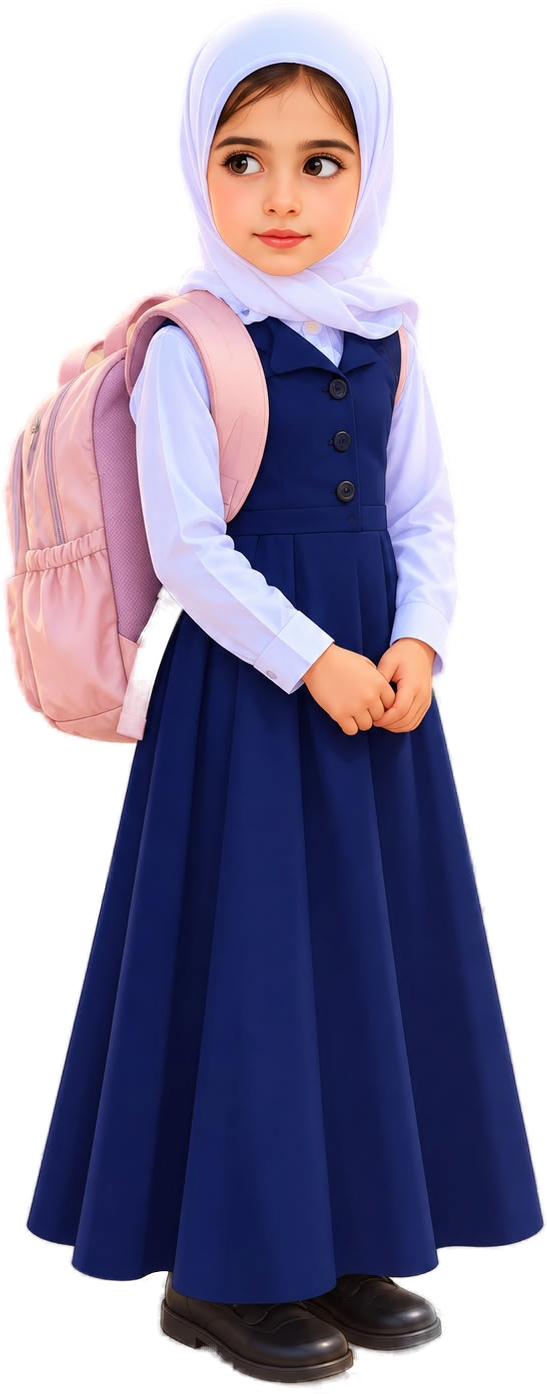
#> input picture smart-antibiotic-adventure/source-art/aleen-cutout-full.png, 547 x 1394 px
$ python build_aleen_rig.py
#> lines starting #> are read from the running program, lines starting #| are printed output that depends on the picture; after the words box and inside, x2 and y2 are one past the last pixel; in counts of white or black regions, pixels touching at a corner belong together
"""Split Aleen's approved cut-out into animation layers WITHOUT altering her look.

Input : source-art/aleen-cutout-full.png  (background-removed supplied image)
Output: src/assets/aleen-rig/{skirt,torso,hands,head}.webp  (same canvas size)

- head : head + hijab with a soft elliptical mask (tilts, nods)
- torso: upper body above the waist seam + both sleeves + the backpack
         (leans, breathes, shifts posture, shrugs); the head core is removed
- hands: the clasped hands + cuffs, feathered into the sleeves (gestures)
- skirt: everything below the waist seam; wherever the torso or hands cover the
         dress, it is rebuilt from the same pleats lower on the skirt (shading
         matched), so movement never reveals a hole.
Layered back together at rest, the four layers reproduce the original image.
"""
import os
import numpy as np, cv2
from PIL import Image

ROOT = os.path.dirname(os.path.dirname(os.path.abspath(__file__)))
src = np.array(Image.open(os.path.join(ROOT, 'source-art/aleen-cutout-full.png')).convert('RGBA'))
#> src is the input picture: shape (1394, 547, 4); mean R, G, B, A 118.2, 106.9, 137.1, 159.7
H, W = src.shape[:2]
yy, xx = np.mgrid[0:H, 0:W].astype(np.float32)
out = os.path.join(ROOT, 'src/assets/aleen-rig')
os.makedirs(out, exist_ok=True)
r, g, b, a = [src[..., i].astype(np.float32) for i in range(4)]
lum = (r + g + b) / 3
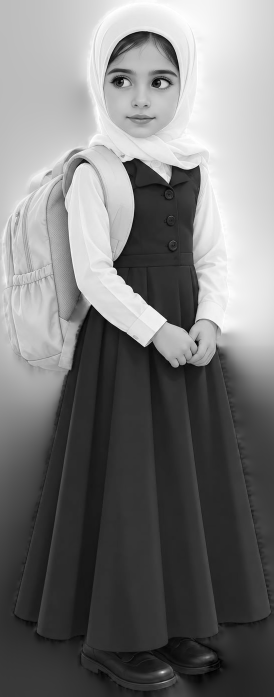
#> lum: shape (1394, 547) float32 (shown at 1/2 size); min 0, max 255, mean 120.7
SEAM = 515.0  # the bodice / skirt seam

# ---------- head (ellipse in source pixels) ----------
CX, CY, RX, RY = 286.0, 146.0, 111.0, 139.0
d = np.sqrt(((xx - CX) / RX) ** 2 + ((yy - CY) / RY) ** 2)
head_a = np.clip((1.10 - d) / (1.10 - 0.96), 0, 1)
body_cut = np.clip((d - 0.86) / 0.02, 0, 1)

# ---------- hands + cuffs ----------
skin = (r > 170) & (r - b > 45) & (g > 110) & (a > 0)
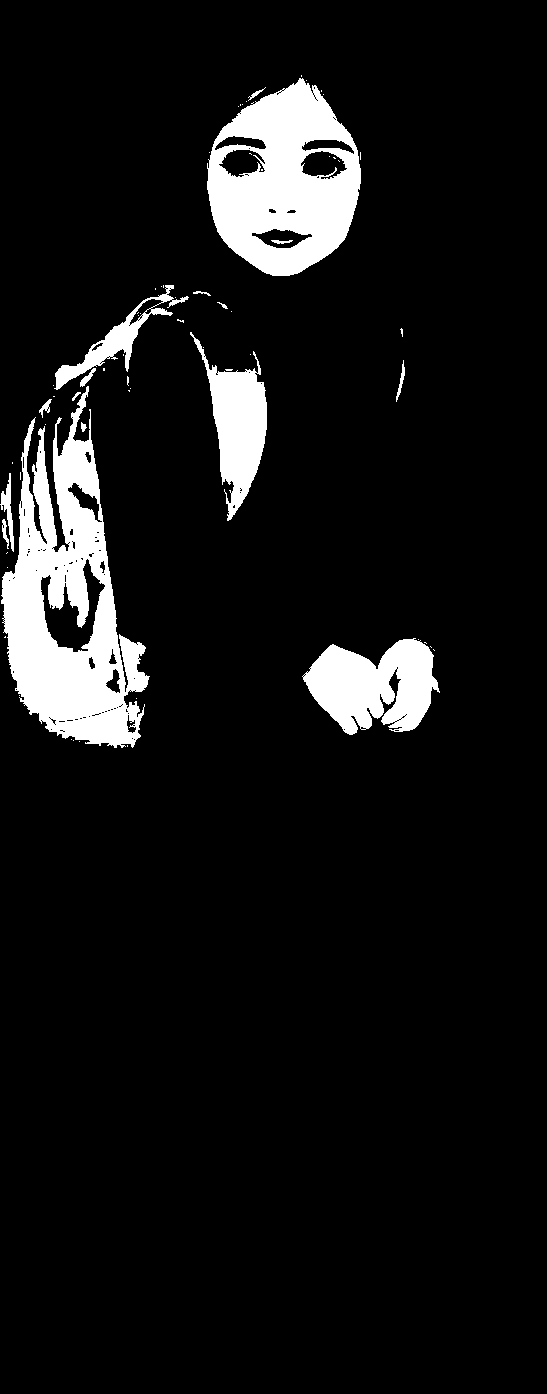
#> skin: shape (1394, 547) bool; 8.2% white; 67 white regions (51 under 20 px), largest, box (x1, y1, x2, y2) and area: (1, 386, 150, 748) 25543, (207, 78, 361, 276) 19101, (302, 638, 440, 735) 8591
sleeve = (lum > 175) & (b >= r - 15) & (a > 0)
#> sleeve: shape (1394, 547) bool; 11.1% white; 52 white regions (45 under 20 px), largest, box (x1, y1, x2, y2) and area: (175, 0, 465, 683) 55141, (129, 326, 334, 694) 29108, (322, 161, 332, 174) 93
box = (xx > 250) & (xx < 458) & (yy > 600) & (yy < 760)
hands = (skin & box & (yy > 630)) | (sleeve & box & (yy > 600))
#> hands: shape (1394, 547) bool; 2.1% white; 3 white regions (2 under 20 px), largest, box (x1, y1, x2, y2) and area: (251, 601, 458, 735) 16361
hands = cv2.morphologyEx(hands.astype(np.uint8), cv2.MORPH_CLOSE, np.ones((5, 5), np.uint8))
#> hands: shape (1394, 547); values 0 (black) and 1 (white), 2.2% white; 1 white region, box (x1, y1, x2, y2) and area: (251, 601, 458, 735) 16882
hands = cv2.dilate(hands, np.ones((3, 3), np.uint8))
#> hands: shape (1394, 547); values 0 (black) and 1 (white), 2.3% white; 1 white region, box (x1, y1, x2, y2) and area: (250, 600, 459, 736) 17870
n, lab, stats, _ = cv2.connectedComponentsWithStats(hands)
#> n = 2; stats = [[0, 0, 547, 1394, 744648], [250, 600, 209, 136, 17870]]
keep = np.zeros_like(hands)
for i in np.argsort(-stats[1:, cv2.CC_STAT_AREA])[:3] + 1:
    if stats[i, cv2.CC_STAT_AREA] > 300:
        keep[lab == i] = 1
#> this loop made 1 pass
hands_a = cv2.GaussianBlur(keep.astype(np.float32), (5, 5), 0) * np.clip((yy - 600) / 45, 0, 1)
# the soft edge must not carry dark dress pixels along when the hands move
hands_a *= np.clip((lum - 70) / 60, 0, 1)
#> hands_a: shape (1394, 547) float32; min 0, max 1, mean 0.0191
hands_hole = ((cv2.dilate(keep, np.ones((5, 5), np.uint8)) > 0) | (skin & box)) & (yy > 648)
#> hands_hole: shape (1394, 547) bool; 1.7% white; 1 white region, box (x1, y1, x2, y2) and area: (248, 649, 454, 738) 12612

# ---------- what belongs to the upper body below the seam: sleeves, backpack ----------
navy = (lum < 95) & (b > r + 15)
#> navy: shape (1394, 547) bool; 47.1% white; 13 white regions (9 under 20 px), largest, box (x1, y1, x2, y2) and area: (0, 611, 547, 1394) 320060, (226, 316, 401, 663) 39116, (282, 1350, 306, 1356) 89, (158, 320, 180, 330) 78
upper_below = (a > 200) & ~navy & (yy > SEAM - 10) & (yy < 800)
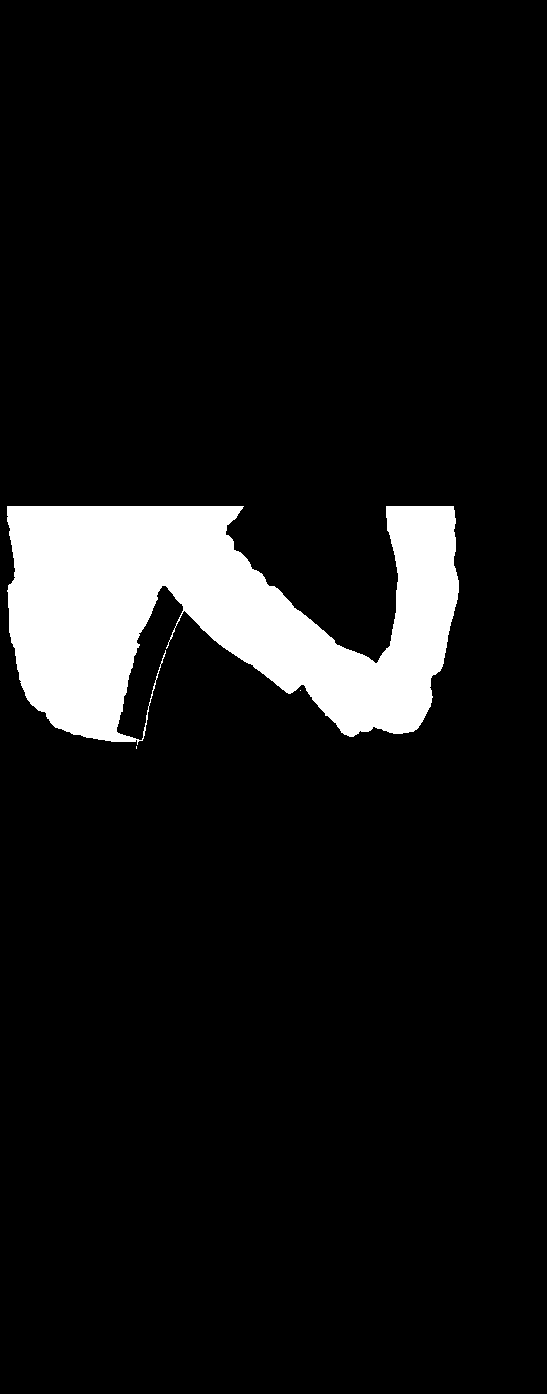
#> upper_below: shape (1394, 547) bool; 8.4% white; 3 white regions (2 under 20 px), largest, box (x1, y1, x2, y2) and area: (7, 506, 459, 745) 63845
upper_below = cv2.morphologyEx(upper_below.astype(np.uint8), cv2.MORPH_OPEN, np.ones((3, 3), np.uint8))
#> upper_below: shape (1394, 547); values 0 (black) and 1 (white), 8.3% white; 1 white region, box (x1, y1, x2, y2) and area: (7, 506, 459, 742) 63636
n, lab, stats, _ = cv2.connectedComponentsWithStats(upper_below)
#> stats = [[0, 0, 547, 1394, 698882], [7, 506, 452, 236, 63636]]
ub = np.zeros_like(upper_below)
for i in range(1, n):
    if stats[i, cv2.CC_STAT_AREA] > 400:
        ub[lab == i] = 1
ub = cv2.dilate(ub, np.ones((5, 5), np.uint8)).astype(bool) & (a > 0)
#> ub: shape (1394, 547) bool; 8.9% white; 1 white region, box (x1, y1, x2, y2) and area: (5, 504, 461, 744) 67936

# torso alpha: everything above the seam (soft band), plus sleeves/backpack below it
above = np.clip((SEAM + 12 - yy) / 24, 0, 1)
ub_soft = cv2.GaussianBlur(ub.astype(np.float32), (5, 5), 0)
torso_a = np.maximum(above, ub_soft * (yy < 800)) * body_cut
# below the seam the torso carries only sleeves/backpack — never dress pixels
torso_a = np.where(yy > SEAM + 12, torso_a * np.clip((lum - 70) / 60, 0, 1), torso_a)
torso_a = np.where(yy > 648, torso_a * (1 - hands_a), torso_a)   # the hands layer takes over below the cuffs

# ---------- skirt: below the seam, with the covered dress filled in ----------
# dress outline behind the backpack / sleeves (straight flare from the seam)
left = 178 - 0.17 * (yy - SEAM)
right = 395 + 0.4 * (yy - SEAM)
inside = (xx > left) & (xx < right) & (yy > SEAM - 30)
# the hands' contact shadow goes too (CSS gives the moving hands their own soft shadow)
hands_rim = (cv2.dilate(hands_hole.astype(np.uint8), np.ones((13, 13), np.uint8)) > 0) & (lum < 120)
#> hands_rim: shape (1394, 547) bool; 0.53% white; 12 white regions (8 under 20 px), largest, box (x1, y1, x2, y2) and area: (242, 660, 449, 744) 3186, (333, 643, 390, 669) 596, (380, 668, 401, 715) 202, (424, 643, 437, 662) 38
hole = ((ub | hands_hole | hands_rim) & inside & (yy > SEAM - 4)).astype(np.uint8)
#> hole: shape (1394, 547); values 0 (black) and 1 (white), 4.3% white; 1 white region, box (x1, y1, x2, y2) and area: (166, 512, 452, 744) 32759
hole = (cv2.dilate(hole, np.ones((5, 5), np.uint8)) > 0) & inside
#> hole: shape (1394, 547) bool; 4.6% white; 1 white region, box (x1, y1, x2, y2) and area: (165, 510, 454, 746) 34928
hole8 = hole.astype(np.uint8) * 255
# The pleated dress continues straight down, so the hidden part is rebuilt from the
# same pleats lower on the skirt (shifted up), then matched to the local shading.
SHIFT = 230
rgbf = src[..., :3].astype(np.float32)
below = np.zeros_like(rgbf)
below[:-SHIFT] = rgbf[SHIFT:]
ring = (cv2.dilate(hole8, np.ones((25, 25), np.uint8)) > 0) & ~hole & navy & (a > 200)
#> ring: shape (1394, 547) bool; 1.4% white; 2 white regions, box (x1, y1, x2, y2) and area: (231, 498, 394, 644) 5315, (174, 616, 445, 758) 5003
ring_below = np.zeros_like(ring)
ring_below[:-SHIFT] = (navy & (a > 200))[SHIFT:]
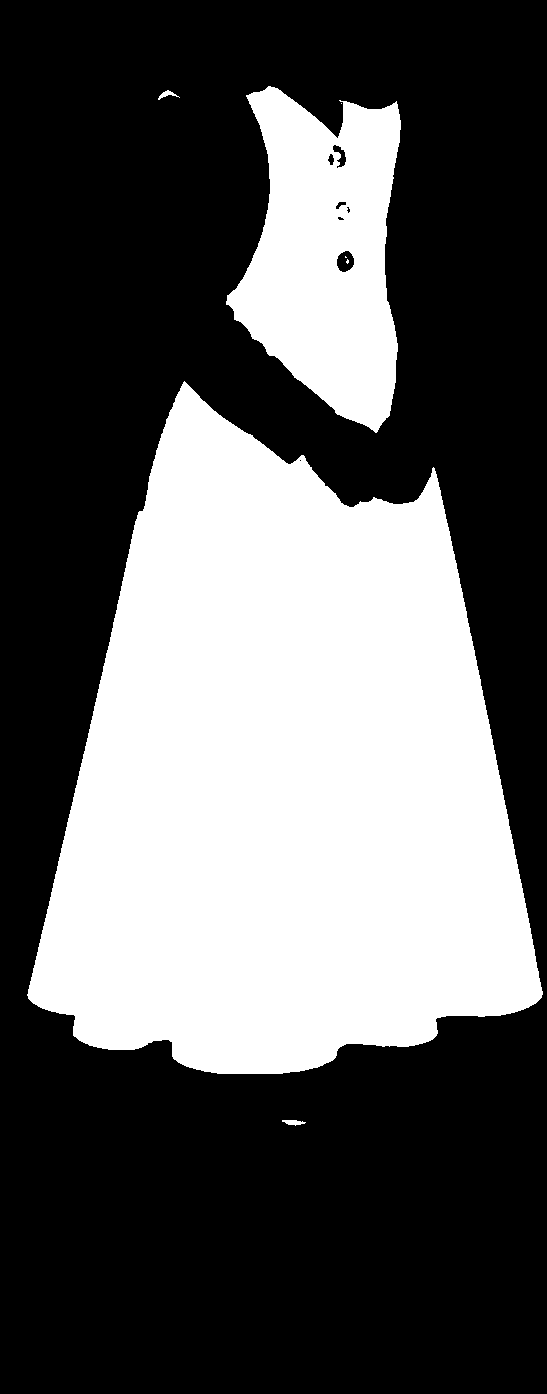
#> ring_below: shape (1394, 547) bool; 36.6% white; 7 white regions (3 under 20 px), largest, box (x1, y1, x2, y2) and area: (27, 381, 543, 1074) 239661, (226, 86, 401, 433) 39116, (282, 1120, 306, 1126) 89, (158, 90, 180, 100) 78
use = ring & ring_below
#> use: shape (1394, 547) bool; 1.4% white; 2 white regions, box (x1, y1, x2, y2) and area: (231, 498, 394, 644) 5296, (174, 616, 445, 758) 5003
gain = rgbf[use].mean(0) / np.maximum(below[use].mean(0), 1)
#> gain = [0.899, 0.902, 0.944]
filled = below * gain
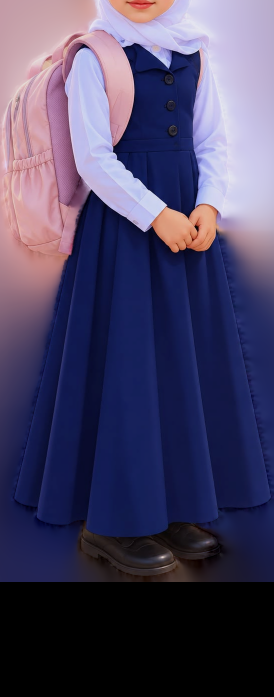
#> filled: shape (1394, 547, 3) float32 (shown at 1/2 size); mean R, G, B 73.8, 67.7, 98.4
soft = cv2.GaussianBlur(hole.astype(np.float32), (0, 0), 2.0)[..., None]
skirt = src[..., :3].astype(np.float32).copy()
skirt = skirt * (1 - soft) + filled * soft
# outside the dress outline, the backpack/sleeve area is background (transparent)
skirt_a = np.where(ub & ~inside, 0, a)
skirt_a = np.where(hole & (a > 200), 255, skirt_a)
skirt_a = skirt_a * np.clip((yy - (SEAM - 22)) / 14, 0, 1)   # fades out just above the seam


def save(name, rgb, alpha):
#> called with name = 'skirt'
    im = np.dstack([np.clip(rgb, 0, 255).astype(np.uint8), np.clip(alpha, 0, 255).astype(np.uint8)])
    Image.fromarray(im, 'RGBA').save(os.path.join(out, f'{name}.webp'), quality=90, method=6)


save('skirt', skirt, skirt_a)
save('torso', src[..., :3], a * torso_a)
save('head', src[..., :3], a * head_a)
save('hands', src[..., :3], a * hands_a)
#> call 4 of save, with name = 'hands'
#> in save (call 4), `im = np.dstack([np.clip(rgb, 0, 255).astype(np.uint8), np.clip(alpha, ..`:
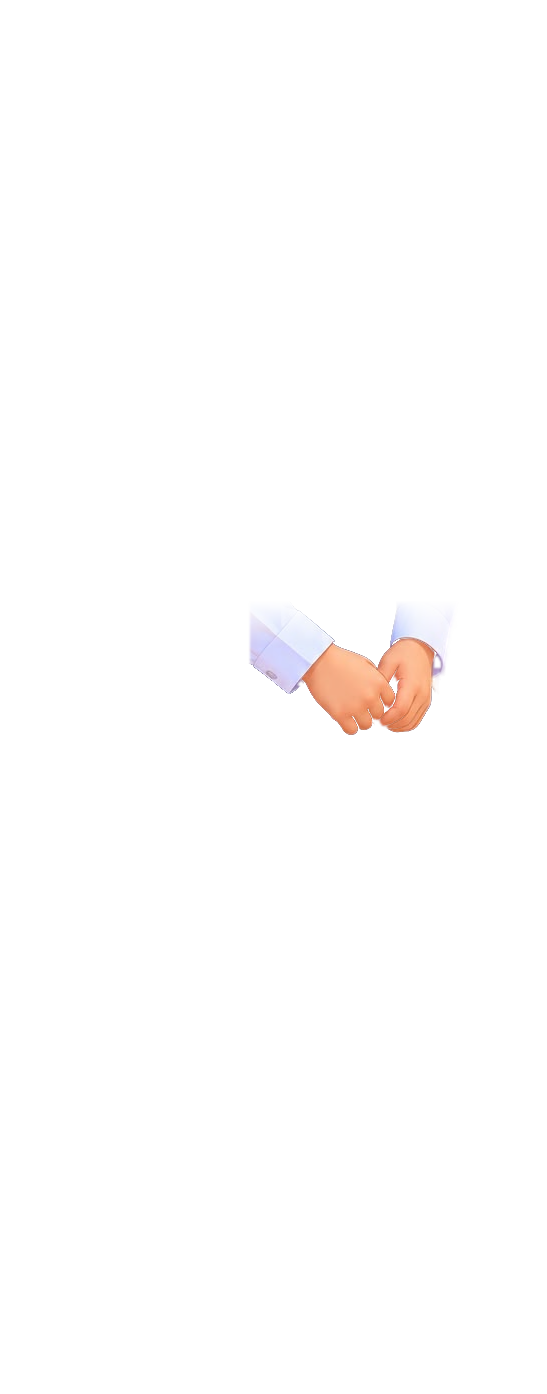
#> im: shape (1394, 547, 4); mean R, G, B, A 118.2, 106.9, 137.1, 4.7; transparent parts drawn white
old = os.path.join(out, 'body.webp')
if os.path.exists(old):
    os.remove(old)
print('canvas', W, H)
#| canvas 547 1394
for f in ('skirt', 'torso', 'hands', 'head'):
    print(f, os.path.getsize(os.path.join(out, f + '.webp')) // 1024, 'KB')
